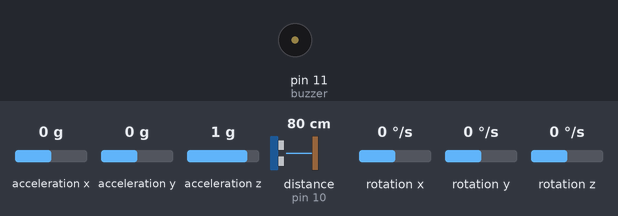
Recording of a sketch running on a simulated Arduino Uno, built with avr-gcc and run on an emulated ATmega328P. On the bench: buzzer (waves = sounding). Wiring (inferred from the names in the program): ultrasonic range finder: trigger pin 9; echo pin 10. The test bench sets the inputs (shaded band); at power-on: distance to the obstacle (sensor on pin 10) 80 cm, acceleration x 0 g, acceleration y 0 g, acceleration z 1 g, rotation x 0 °/s, rotation y 0 °/s, rotation z 0 °/s. The echo pulse lasts 58.3 µs per cm.

Above: at 1.2 s.
1.3 s: distance to the obstacle (sensor on pin 10) set to 36 cm
2.8 s: distance to the obstacle (sensor on pin 10) set to 27 cm
At 3.8 s:
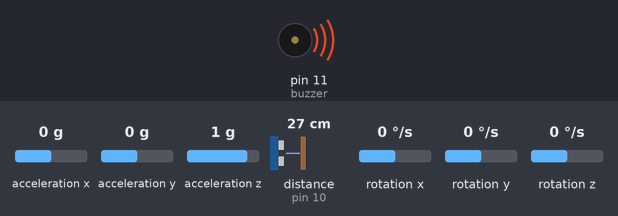
5.8 s: distance to the obstacle (sensor on pin 10) set to 35 cm
At 7.6 s:
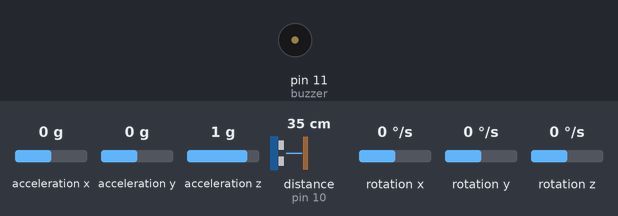
8.1 s: distance to the obstacle (sensor on pin 10) set to 2 cm
At 8.5 s:
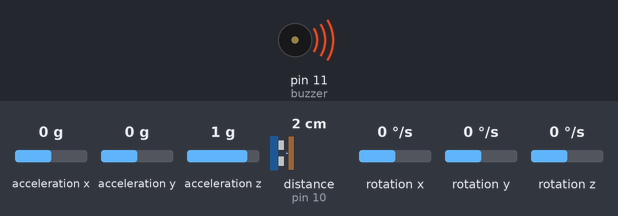
Timing chart, 0 to 12.1 s (numbered marks = the images above; inputs shaded):
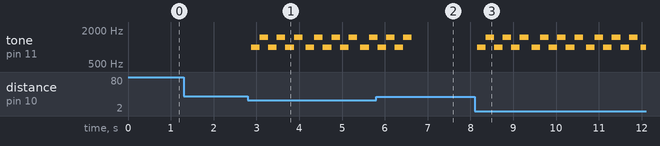

Measured:
- the behaviour switches between 32 and 31 cm on distance to the obstacle (sensor on pin 10) (found by bisection; images 0 and 1)
- after the input at 1.3 s, every drawn part: stays the same
- after the input at 2.8 s, tone on pin 11 (buzzer): silent → 1000 Hz after 0.08 s, then repeats every 1.3 s: 2 × (1500 Hz 0.20 s, 1000 Hz 0.20 s), 1500 Hz 0.20 s, silent 0.08 s, 1000 Hz 0.20 s
- after the input at 5.8 s, tone on pin 11 (buzzer): goes on until 6.6 s, then stays silent
- after the input at 8.1 s, tone on pin 11 (buzzer): silent → 1000 Hz after 0.06 s, then repeats every 1.3 s: 2 × (1500 Hz 0.20 s, 1000 Hz 0.20 s), 1500 Hz 0.20 s, silent 0.07 s, 1000 Hz 0.20 s

The sketch:

Smart_White_Cane_Sketch_File.ino
```cpp
#include <Wire.h>
#include <MPU6050.h>

MPU6050 mpu;

// Defines pins numbers
const int trigPin = 9;
const int echoPin = 10;
const int buzzer = 11;

// Defines variables
long duration;
int distance;
int safetyDistance;
bool obstacleDetected = false;

void setup() {
  pinMode(trigPin, OUTPUT);
  pinMode(echoPin, INPUT);
  pinMode(buzzer, OUTPUT);
  Serial.begin(9600);

  Wire.begin();
  mpu.initialize();

  if (!mpu.testConnection()) {
    Serial.println("MPU6050 connection failed");
    while (1);
  }
}

void loop() {
  digitalWrite(trigPin, LOW);
  delayMicroseconds(2);

  digitalWrite(trigPin, HIGH);
  delayMicroseconds(10);
  digitalWrite(trigPin, LOW);

  duration = pulseIn(echoPin, HIGH);

  // Calculating the distance
  distance = duration * 0.034 / 2;

  safetyDistance = distance;
  if (safetyDistance <= 30) {
    obstacleDetected = true;
  } else {
    obstacleDetected = false;
  }

  // Read MPU6050 data
  int16_t ax, ay, az;
  int16_t gx, gy, gz;
  mpu.getMotion6(&ax, &ay, &az, &gx, &gy, &gz);

  // Detect significant left or right movement using gyroscope's Y-axis data
  int movementThreshold = 15000;
  if (abs(gy) > movementThreshold) {
    for (int i = 0; i < 5; i++) {
      // Make a triple buzz sound when clear
      digitalWrite(buzzer, HIGH);
      delay(100);
      digitalWrite(buzzer, LOW);
      delay(100);
    }
  }

  // Handle ultrasonic sensor detection
  if (obstacleDetected) {
    // Make a siren sound when obstacle is detected
    for (int i = 0; i < 3; i++) {
      tone(buzzer, 1000, 200);
      delay(200);
      tone(buzzer, 1500, 200);
      delay(200);
    }
  } else {
    noTone(buzzer);
  }

  delay(70);
}
```
